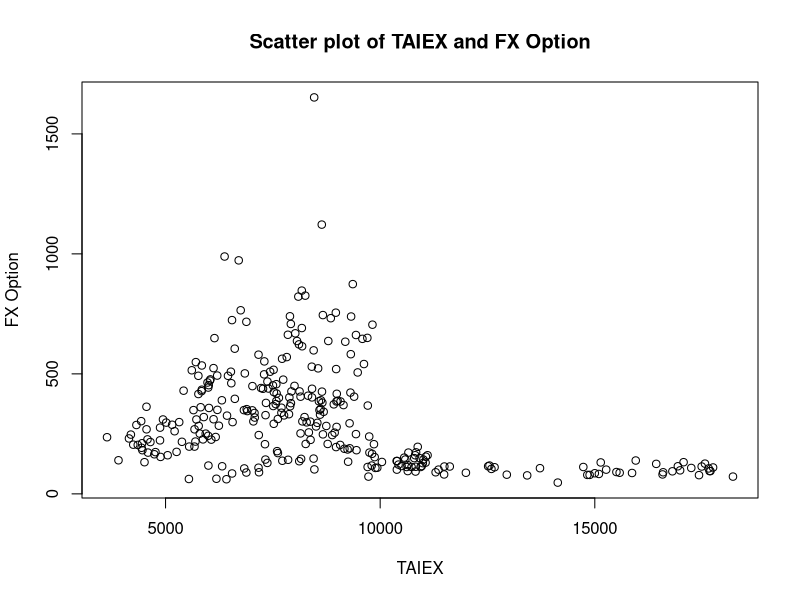

Recreate this plot in R.
library(openxlsx)
setwd("C:/RCode/1/CH1HW")
df1 = read.xlsx("TAIEX.xlsx")
df2 = read.xlsx("FXoption.xlsx")
x = df1$TAIEX
y = df2$`銀行對顧客市場-選擇權`

# (a) when the market is unstable, investors may purchase option to avoid potential losses

#(b)
plot(x, y, xlab = "TAIEX", ylab = "FX Option", main = "Scatter plot of TAIEX and FX Option")